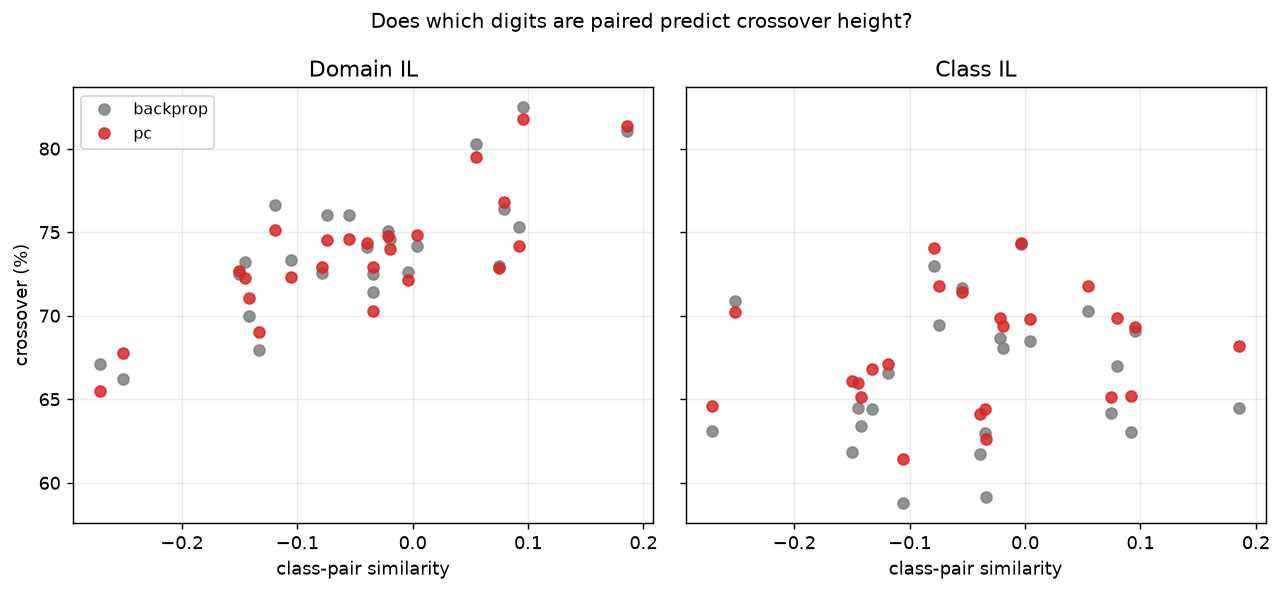

Here is the Python script that generated this plot:
"""Slide asset: does class-pair similarity predict crossover height? One clean scatter per
scenario, from already-run data (60, 69) -- no retraining.

CORRECTED: the first version used sim_paired for Domain-IL (mean cosine of the 5 digit pairs
that share an output unit) but sim_cross for Class-IL (mean cosine over all 25 cross-task pairs)
-- two DIFFERENT quantities, so the two panels were not answering the same question. tasks(seed)
uses identical machinery in both scenarios: one permutation of the 10 digits, task 1 = the first
5, task 2 = the last 5, digit i of task 1 paired with digit i of task 2 by index. That pairing
exists in Class-IL too -- it just doesn't happen to share an output unit there. So the SAME
paired measure is recomputed for Class-IL here (tasks(seed) is a deterministic function of the
seed alone, independent of scenario -- no retraining needed, just re-drawing the same
permutations 69's run used, seeds 0..23 in order).

Simplified from 60/69's own figures per direct request: drop the third bar-chart panel (sem
ratio -- a different question, different units), drop "task 1 kept" in favour of crossover (the
metric used everywhere else in this deck), backprop and PC only (replay's crossover is undefined
on many seeds -- censored, not missing -- which is a real result but not one this slide needs to
explain).
"""
import sys
from pathlib import Path

ROOT = Path(__file__).resolve().parents[1]
sys.path.insert(0, str(ROOT))

import numpy as np
import matplotlib.pyplot as plt

from src.protocol import PROTOCOL, load, replace, array_path, figure_path
from src.metrics import metric_grid

METHODS = ["backprop", "pc"]
COLORS = {"backprop": "tab:gray", "pc": "tab:red"}
E = str(ROOT / "experiments") + "\\"
N_SEEDS_CLASS_IL = 24     # 69 ran seeds 0..23, in order -- matches the npz row order


def class_means(train):
    """Identical to 60's -- global-mean-centred class mean image per digit, flattened."""
    x = train.x.reshape(len(train.x), -1).float()
    y = train.targets
    raw = np.stack([x[y == c].mean(0).numpy() for c in range(10)])
    return raw - raw.mean(0, keepdims=True)


def cos(a, b):
    na, nb = np.linalg.norm(a), np.linalg.norm(b)
    return float(a @ b / (na * nb)) if na > 0 and nb > 0 else float("nan")


z60 = np.load(E + "60_why_does_the_seed_matter_so_much.npz", allow_pickle=True)
z69 = np.load(E + "69_does_the_data_split_confound_the_comparison.npz", allow_pickle=True)

sw60 = float(np.asarray(z60["switches"]).ravel()[0])
g60 = {m: metric_grid(z60["steps"], z60[f"argmax_{m}"], sw60) for m in METHODS}
g69 = {m: metric_grid(z69["steps"], z69[f"argmax_{m}"], float(z69["switch"])) for m in METHODS}

# Reconstruct the SAME paired-index similarity for Class-IL, using the exact seeds 69 used.
base = replace(PROTOCOL, scenario="class_il")   # tasks() does not depend on hidden/threshold/etc
data = load(base)
cen = class_means(data.train)
sim_paired_class = np.array([
    np.mean([cos(cen[t1], cen[t2]) for t1, t2 in zip(*base.tasks(seed))])
    for seed in range(N_SEEDS_CLASS_IL)
])

PANELS = [("Domain IL", z60["sim_paired"], g60), ("Class IL", sim_paired_class, g69)]

fig, axes = plt.subplots(1, 2, figsize=(10, 4.6), sharey=True)
for ax, (title, sim, g) in zip(axes, PANELS):
    for m in METHODS:
        v = g[m]["crossover"]
        ok = np.isfinite(v)
        ax.plot(sim[ok], v[ok], "o", ms=6, color=COLORS[m], label=m, alpha=0.85)
    ax.set_title(title)
    ax.set_xlabel("class-pair similarity")
    ax.grid(alpha=0.25)
axes[0].set_ylabel("crossover (%)")
axes[0].legend(fontsize=9)
fig.suptitle("Does which digits are paired predict crossover height?", fontsize=11)
fig.tight_layout()
fig.savefig(figure_path(__file__), dpi=130, bbox_inches="tight")
print(f"saved {figure_path(__file__)}")
